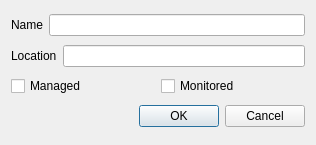
<?xml version="1.0" encoding="UTF-8"?>
<ui version="4.0">
 <class>addRepositoryDialog</class>
 <widget class="QDialog" name="addRepositoryDialog">
  <property name="windowModality">
   <enum>Qt::ApplicationModal</enum>
  </property>
  <property name="geometry">
   <rect>
    <x>0</x>
    <y>0</y>
    <width>316</width>
    <height>145</height>
   </rect>
  </property>
  <property name="windowTitle">
   <string>Add Repository</string>
  </property>
  <layout class="QVBoxLayout" name="verticalLayout">
   <item>
    <layout class="QHBoxLayout" name="horizontalLayout">
     <item>
      <widget class="QLabel" name="label">
       <property name="text">
        <string>Name</string>
       </property>
      </widget>
     </item>
     <item>
      <widget class="QLineEdit" name="nameInput"/>
     </item>
    </layout>
   </item>
   <item>
    <layout class="QHBoxLayout" name="horizontalLayout_2">
     <item>
      <widget class="QLabel" name="label_2">
       <property name="text">
        <string>Location</string>
       </property>
      </widget>
     </item>
     <item>
      <widget class="QLineEdit" name="locationInput"/>
     </item>
    </layout>
   </item>
   <item>
    <layout class="QHBoxLayout" name="horizontalLayout_3">
     <item>
      <widget class="QCheckBox" name="managedInput">
       <property name="text">
        <string>Managed</string>
       </property>
      </widget>
     </item>
     <item>
      <widget class="QCheckBox" name="monitoredInput">
       <property name="text">
        <string>Monitored</string>
       </property>
      </widget>
     </item>
    </layout>
   </item>
   <item>
    <widget class="QDialogButtonBox" name="buttonBox">
     <property name="orientation">
      <enum>Qt::Horizontal</enum>
     </property>
     <property name="standardButtons">
      <set>QDialogButtonBox::Cancel|QDialogButtonBox::Ok</set>
     </property>
    </widget>
   </item>
  </layout>
 </widget>
 <resources/>
 <connections>
  <connection>
   <sender>buttonBox</sender>
   <signal>accepted()</signal>
   <receiver>addRepositoryDialog</receiver>
   <slot>accept()</slot>
   <hints>
    <hint type="sourcelabel">
     <x>248</x>
     <y>254</y>
    </hint>
    <hint type="destinationlabel">
     <x>157</x>
     <y>274</y>
    </hint>
   </hints>
  </connection>
  <connection>
   <sender>buttonBox</sender>
   <signal>rejected()</signal>
   <receiver>addRepositoryDialog</receiver>
   <slot>reject()</slot>
   <hints>
    <hint type="sourcelabel">
     <x>316</x>
     <y>260</y>
    </hint>
    <hint type="destinationlabel">
     <x>286</x>
     <y>274</y>
    </hint>
   </hints>
  </connection>
 </connections>
</ui>
